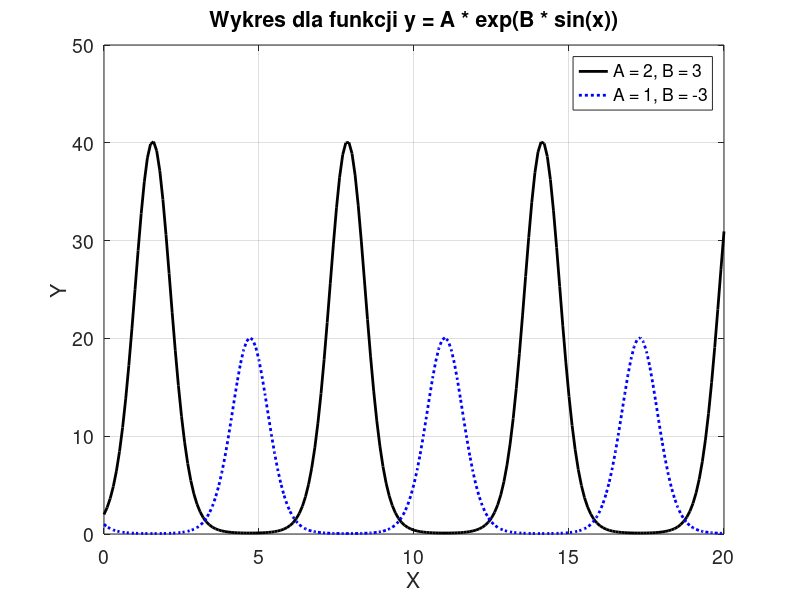

The MATLAB script that drew this image:
% Inicjalizacji danych

x = 0: 0.1: 20;

A = [2 1];
B = [3 -3];

% Obliczenia danych

y1 = A(1) * exp(B(1) * sin(x));
y2 = A(2) * exp(B(2) * sin(x));

% Tworzenie nowej figury

figure;
plot(x, y1, 'k-', 'LineWidth', 2); % Tworzenie linii o wartościach x, y1 i ciągłej czarnej linii

% Wsrzymanie poleceń z poprzedniej figury

hold on;
plot(x, y2, 'b:', 'LineWidth', 2); % Tworzenie linii o wartościach x, y2 i przerywanej niebieskiej linii

% Nagłówek dla wykresu

title('Wykres dla funkcji y = A * exp(B * sin(x))');  
xlabel('X');
ylabel('Y');

% Legenda dla wykresu, gdzie polecenie 'best' oznacza wybór przez Matlab
% najlepszego miejsca

legend({'A = 2, B = 3', 'A = 1, B = -3'}, 'Location', 'best');

% Włączenie siatki

grid on;

% Ustawienie wielkości czcionki

set(gca, 'FontSize', 14);